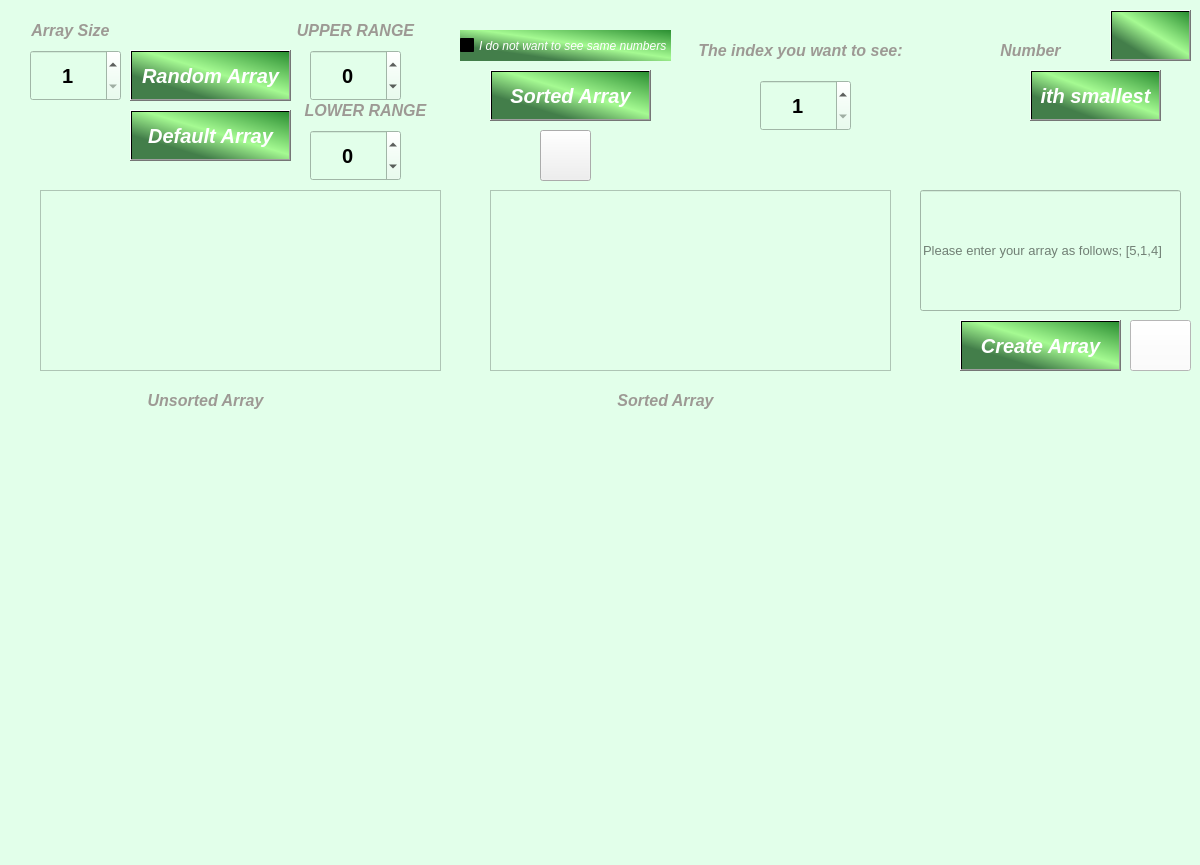
<?xml version="1.0" encoding="UTF-8"?>
<ui version="4.0">
 <class>MainWindow</class>
 <widget class="QMainWindow" name="MainWindow">
  <property name="geometry">
   <rect>
    <x>0</x>
    <y>0</y>
    <width>1200</width>
    <height>865</height>
   </rect>
  </property>
  <property name="font">
   <font>
    <pointsize>12</pointsize>
   </font>
  </property>
  <property name="windowTitle">
   <string>MainWindow</string>
  </property>
  <property name="styleSheet">
   <string notr="true">#MainWindow{background-color: rgb(226, 255, 234);}</string>
  </property>
  <widget class="QWidget" name="centralwidget">
   <widget class="QTextEdit" name="textEdit">
    <property name="geometry">
     <rect>
      <x>40</x>
      <y>190</y>
      <width>401</width>
      <height>181</height>
     </rect>
    </property>
    <property name="font">
     <font>
      <pointsize>15</pointsize>
      <weight>50</weight>
      <italic>true</italic>
      <bold>false</bold>
     </font>
    </property>
    <property name="styleSheet">
     <string notr="true">background-color: rgb(226, 255, 234);</string>
    </property>
    <property name="readOnly">
     <bool>true</bool>
    </property>
   </widget>
   <widget class="QSpinBox" name="spinBox_3">
    <property name="geometry">
     <rect>
      <x>760</x>
      <y>80</y>
      <width>91</width>
      <height>51</height>
     </rect>
    </property>
    <property name="font">
     <font>
      <pointsize>15</pointsize>
      <weight>75</weight>
      <bold>true</bold>
     </font>
    </property>
    <property name="styleSheet">
     <string notr="true">background-color: rgb(226, 255, 234);</string>
    </property>
    <property name="alignment">
     <set>Qt::AlignCenter</set>
    </property>
    <property name="minimum">
     <number>1</number>
    </property>
    <property name="maximum">
     <number>250</number>
    </property>
   </widget>
   <widget class="QLabel" name="label_2">
    <property name="geometry">
     <rect>
      <x>680</x>
      <y>20</y>
      <width>241</width>
      <height>61</height>
     </rect>
    </property>
    <property name="font">
     <font>
      <pointsize>12</pointsize>
      <weight>75</weight>
      <italic>true</italic>
      <bold>true</bold>
     </font>
    </property>
    <property name="styleSheet">
     <string notr="true">color: rgb(157, 153, 148);</string>
    </property>
    <property name="text">
     <string>The index you want to see:</string>
    </property>
    <property name="alignment">
     <set>Qt::AlignCenter</set>
    </property>
   </widget>
   <widget class="QPushButton" name="pushButton_index">
    <property name="geometry">
     <rect>
      <x>1030</x>
      <y>70</y>
      <width>131</width>
      <height>51</height>
     </rect>
    </property>
    <property name="font">
     <font>
      <pointsize>15</pointsize>
      <weight>75</weight>
      <italic>true</italic>
      <bold>true</bold>
     </font>
    </property>
    <property name="styleSheet">
     <string notr="true">color: rgb(255, 255, 255);
background-color: qlineargradient(spread:pad, x1:1, y1:0, x2:0, y2:1, stop:0 rgba(42, 142, 49, 255), stop:0.454545 rgba(165, 250, 146, 255), stop:0.75 rgba(67, 126, 74, 255));</string>
    </property>
    <property name="text">
     <string>ith smallest</string>
    </property>
   </widget>
   <widget class="QPushButton" name="pushButton_array">
    <property name="geometry">
     <rect>
      <x>130</x>
      <y>50</y>
      <width>161</width>
      <height>51</height>
     </rect>
    </property>
    <property name="font">
     <font>
      <pointsize>15</pointsize>
      <weight>75</weight>
      <italic>true</italic>
      <bold>true</bold>
     </font>
    </property>
    <property name="styleSheet">
     <string notr="true">color: rgb(255, 255, 255);
background-color: qlineargradient(spread:pad, x1:1, y1:0, x2:0, y2:1, stop:0 rgba(42, 142, 49, 255), stop:0.454545 rgba(165, 250, 146, 255), stop:0.75 rgba(67, 126, 74, 255));</string>
    </property>
    <property name="text">
     <string>Random Array</string>
    </property>
   </widget>
   <widget class="QSpinBox" name="spinBox">
    <property name="geometry">
     <rect>
      <x>30</x>
      <y>50</y>
      <width>91</width>
      <height>51</height>
     </rect>
    </property>
    <property name="font">
     <font>
      <pointsize>15</pointsize>
      <weight>75</weight>
      <bold>true</bold>
     </font>
    </property>
    <property name="styleSheet">
     <string notr="true">background-color: rgb(226, 255, 234);</string>
    </property>
    <property name="alignment">
     <set>Qt::AlignCenter</set>
    </property>
    <property name="minimum">
     <number>1</number>
    </property>
    <property name="maximum">
     <number>250</number>
    </property>
   </widget>
   <widget class="QLabel" name="label_3">
    <property name="geometry">
     <rect>
      <x>0</x>
      <y>10</y>
      <width>141</width>
      <height>41</height>
     </rect>
    </property>
    <property name="font">
     <font>
      <pointsize>12</pointsize>
      <weight>75</weight>
      <italic>true</italic>
      <bold>true</bold>
     </font>
    </property>
    <property name="styleSheet">
     <string notr="true">color: rgb(157, 153, 148);</string>
    </property>
    <property name="text">
     <string>Array Size</string>
    </property>
    <property name="alignment">
     <set>Qt::AlignCenter</set>
    </property>
   </widget>
   <widget class="QLabel" name="label_4">
    <property name="geometry">
     <rect>
      <x>290</x>
      <y>10</y>
      <width>131</width>
      <height>41</height>
     </rect>
    </property>
    <property name="font">
     <font>
      <pointsize>12</pointsize>
      <weight>75</weight>
      <italic>true</italic>
      <bold>true</bold>
     </font>
    </property>
    <property name="styleSheet">
     <string notr="true">color: rgb(157, 153, 148);</string>
    </property>
    <property name="text">
     <string>UPPER RANGE</string>
    </property>
    <property name="alignment">
     <set>Qt::AlignCenter</set>
    </property>
   </widget>
   <widget class="QSpinBox" name="spinBox_2">
    <property name="geometry">
     <rect>
      <x>310</x>
      <y>50</y>
      <width>91</width>
      <height>51</height>
     </rect>
    </property>
    <property name="font">
     <font>
      <pointsize>15</pointsize>
      <weight>75</weight>
      <bold>true</bold>
     </font>
    </property>
    <property name="styleSheet">
     <string notr="true">background-color: rgb(226, 255, 234);</string>
    </property>
    <property name="alignment">
     <set>Qt::AlignCenter</set>
    </property>
    <property name="minimum">
     <number>-200</number>
    </property>
    <property name="maximum">
     <number>10000</number>
    </property>
   </widget>
   <widget class="QLabel" name="label_5">
    <property name="geometry">
     <rect>
      <x>910</x>
      <y>20</y>
      <width>241</width>
      <height>61</height>
     </rect>
    </property>
    <property name="font">
     <font>
      <pointsize>12</pointsize>
      <weight>75</weight>
      <italic>true</italic>
      <bold>true</bold>
     </font>
    </property>
    <property name="styleSheet">
     <string notr="true">color: rgb(157, 153, 148);</string>
    </property>
    <property name="text">
     <string>Number</string>
    </property>
    <property name="alignment">
     <set>Qt::AlignCenter</set>
    </property>
   </widget>
   <widget class="QTextEdit" name="textEdit_3">
    <property name="geometry">
     <rect>
      <x>490</x>
      <y>190</y>
      <width>401</width>
      <height>181</height>
     </rect>
    </property>
    <property name="font">
     <font>
      <pointsize>15</pointsize>
      <weight>50</weight>
      <italic>true</italic>
      <bold>false</bold>
     </font>
    </property>
    <property name="styleSheet">
     <string notr="true">background-color: rgb(226, 255, 234);</string>
    </property>
    <property name="readOnly">
     <bool>true</bool>
    </property>
   </widget>
   <widget class="QLabel" name="label_6">
    <property name="geometry">
     <rect>
      <x>80</x>
      <y>380</y>
      <width>251</width>
      <height>41</height>
     </rect>
    </property>
    <property name="font">
     <font>
      <pointsize>12</pointsize>
      <weight>75</weight>
      <italic>true</italic>
      <bold>true</bold>
     </font>
    </property>
    <property name="styleSheet">
     <string notr="true">color: rgb(157, 153, 148);</string>
    </property>
    <property name="text">
     <string>Unsorted Array</string>
    </property>
    <property name="alignment">
     <set>Qt::AlignCenter</set>
    </property>
   </widget>
   <widget class="QLabel" name="label_7">
    <property name="geometry">
     <rect>
      <x>540</x>
      <y>380</y>
      <width>251</width>
      <height>41</height>
     </rect>
    </property>
    <property name="font">
     <font>
      <pointsize>12</pointsize>
      <weight>75</weight>
      <italic>true</italic>
      <bold>true</bold>
     </font>
    </property>
    <property name="styleSheet">
     <string notr="true">color: rgb(157, 153, 148);</string>
    </property>
    <property name="text">
     <string>Sorted Array</string>
    </property>
    <property name="alignment">
     <set>Qt::AlignCenter</set>
    </property>
   </widget>
   <widget class="QPushButton" name="pushButton_array_3">
    <property name="geometry">
     <rect>
      <x>960</x>
      <y>320</y>
      <width>161</width>
      <height>51</height>
     </rect>
    </property>
    <property name="font">
     <font>
      <pointsize>15</pointsize>
      <weight>75</weight>
      <italic>true</italic>
      <bold>true</bold>
     </font>
    </property>
    <property name="styleSheet">
     <string notr="true">color: rgb(255, 255, 255);
background-color: qlineargradient(spread:pad, x1:1, y1:0, x2:0, y2:1, stop:0 rgba(42, 142, 49, 255), stop:0.454545 rgba(165, 250, 146, 255), stop:0.75 rgba(67, 126, 74, 255));</string>
    </property>
    <property name="text">
     <string>Create Array</string>
    </property>
   </widget>
   <widget class="QLineEdit" name="lineEdit">
    <property name="geometry">
     <rect>
      <x>920</x>
      <y>190</y>
      <width>261</width>
      <height>121</height>
     </rect>
    </property>
    <property name="font">
     <font>
      <pointsize>10</pointsize>
     </font>
    </property>
    <property name="styleSheet">
     <string notr="true">background-color: rgb(226, 255, 234);</string>
    </property>
    <property name="text">
     <string/>
    </property>
    <property name="placeholderText">
     <string>Please enter your array as follows; [5,1,4]</string>
    </property>
   </widget>
   <widget class="graph" name="graph" native="true">
    <property name="geometry">
     <rect>
      <x>60</x>
      <y>410</y>
      <width>1101</width>
      <height>391</height>
     </rect>
    </property>
    <widget class="QLabel" name="label">
     <property name="geometry">
      <rect>
       <x>160</x>
       <y>60</y>
       <width>791</width>
       <height>271</height>
      </rect>
     </property>
     <property name="font">
      <font>
       <pointsize>12</pointsize>
      </font>
     </property>
     <property name="text">
      <string/>
     </property>
     <property name="alignment">
      <set>Qt::AlignCenter</set>
     </property>
    </widget>
   </widget>
   <widget class="QPushButton" name="pushButton_array_4">
    <property name="geometry">
     <rect>
      <x>490</x>
      <y>70</y>
      <width>161</width>
      <height>51</height>
     </rect>
    </property>
    <property name="font">
     <font>
      <pointsize>15</pointsize>
      <weight>75</weight>
      <italic>true</italic>
      <bold>true</bold>
     </font>
    </property>
    <property name="styleSheet">
     <string notr="true">color: rgb(255, 255, 255);
background-color: qlineargradient(spread:pad, x1:1, y1:0, x2:0, y2:1, stop:0 rgba(42, 142, 49, 255), stop:0.454545 rgba(165, 250, 146, 255), stop:0.75 rgba(67, 126, 74, 255));</string>
    </property>
    <property name="text">
     <string>Sorted Array</string>
    </property>
   </widget>
   <widget class="QLabel" name="textEdit_2">
    <property name="geometry">
     <rect>
      <x>930</x>
      <y>70</y>
      <width>81</width>
      <height>51</height>
     </rect>
    </property>
    <property name="font">
     <font>
      <pointsize>15</pointsize>
      <weight>75</weight>
      <bold>true</bold>
     </font>
    </property>
    <property name="text">
     <string/>
    </property>
    <property name="alignment">
     <set>Qt::AlignCenter</set>
    </property>
   </widget>
   <widget class="QPushButton" name="pushButton_array_5">
    <property name="geometry">
     <rect>
      <x>1110</x>
      <y>10</y>
      <width>81</width>
      <height>51</height>
     </rect>
    </property>
    <property name="font">
     <font>
      <pointsize>12</pointsize>
      <weight>75</weight>
      <bold>true</bold>
     </font>
    </property>
    <property name="styleSheet">
     <string notr="true">background-color: qlineargradient(spread:pad, x1:1, y1:0, x2:0, y2:1, stop:0 rgba(42, 142, 49, 255), stop:0.454545 rgba(165, 250, 146, 255), stop:0.75 rgba(67, 126, 74, 255));</string>
    </property>
    <property name="text">
     <string/>
    </property>
    <property name="icon">
     <iconset resource="icons.qrc">
      <normaloff>:/icons/icons/25694 (1).png</normaloff>:/icons/icons/25694 (1).png</iconset>
    </property>
    <property name="iconSize">
     <size>
      <width>100</width>
      <height>50</height>
     </size>
    </property>
   </widget>
   <widget class="QPushButton" name="pushButton_array_2">
    <property name="geometry">
     <rect>
      <x>1130</x>
      <y>320</y>
      <width>61</width>
      <height>51</height>
     </rect>
    </property>
    <property name="cursor">
     <cursorShape>OpenHandCursor</cursorShape>
    </property>
    <property name="styleSheet">
     <string notr="true">background-color: rgb(255, 255, 255);</string>
    </property>
    <property name="text">
     <string/>
    </property>
    <property name="icon">
     <iconset resource="icons.qrc">
      <normaloff>:/icons/icons/img_185728.png</normaloff>:/icons/icons/img_185728.png</iconset>
    </property>
    <property name="iconSize">
     <size>
      <width>80</width>
      <height>45</height>
     </size>
    </property>
   </widget>
   <widget class="QPushButton" name="pushButton_array_6">
    <property name="geometry">
     <rect>
      <x>130</x>
      <y>110</y>
      <width>161</width>
      <height>51</height>
     </rect>
    </property>
    <property name="font">
     <font>
      <pointsize>15</pointsize>
      <weight>75</weight>
      <italic>true</italic>
      <bold>true</bold>
     </font>
    </property>
    <property name="styleSheet">
     <string notr="true">color: rgb(255, 255, 255);
background-color: qlineargradient(spread:pad, x1:1, y1:0, x2:0, y2:1, stop:0 rgba(42, 142, 49, 255), stop:0.454545 rgba(165, 250, 146, 255), stop:0.75 rgba(67, 126, 74, 255));</string>
    </property>
    <property name="text">
     <string>Default Array</string>
    </property>
   </widget>
   <widget class="QPushButton" name="pushButton">
    <property name="geometry">
     <rect>
      <x>540</x>
      <y>130</y>
      <width>51</width>
      <height>51</height>
     </rect>
    </property>
    <property name="text">
     <string/>
    </property>
    <property name="icon">
     <iconset resource="icons.qrc">
      <normaloff>:/icons/icons/Excel-Icon.png</normaloff>:/icons/icons/Excel-Icon.png</iconset>
    </property>
    <property name="iconSize">
     <size>
      <width>75</width>
      <height>50</height>
     </size>
    </property>
   </widget>
   <widget class="QCheckBox" name="checkBox_2">
    <property name="geometry">
     <rect>
      <x>460</x>
      <y>30</y>
      <width>211</width>
      <height>31</height>
     </rect>
    </property>
    <property name="font">
     <font>
      <weight>50</weight>
      <italic>true</italic>
      <bold>false</bold>
     </font>
    </property>
    <property name="cursor">
     <cursorShape>ArrowCursor</cursorShape>
    </property>
    <property name="styleSheet">
     <string notr="true">color: rgb(255, 255, 255);
background-color: qlineargradient(spread:pad, x1:1, y1:0, x2:0, y2:1, stop:0 rgba(42, 142, 49, 255), stop:0.454545 rgba(165, 250, 146, 255), stop:0.75 rgba(67, 126, 74, 255));</string>
    </property>
    <property name="text">
     <string>I do not want to see same numbers</string>
    </property>
   </widget>
   <widget class="QSpinBox" name="spinBox_4">
    <property name="geometry">
     <rect>
      <x>310</x>
      <y>130</y>
      <width>91</width>
      <height>51</height>
     </rect>
    </property>
    <property name="font">
     <font>
      <pointsize>15</pointsize>
      <weight>75</weight>
      <bold>true</bold>
     </font>
    </property>
    <property name="styleSheet">
     <string notr="true">background-color: rgb(226, 255, 234);</string>
    </property>
    <property name="alignment">
     <set>Qt::AlignCenter</set>
    </property>
    <property name="minimum">
     <number>-200</number>
    </property>
    <property name="maximum">
     <number>10000</number>
    </property>
   </widget>
   <widget class="QLabel" name="label_8">
    <property name="geometry">
     <rect>
      <x>300</x>
      <y>90</y>
      <width>131</width>
      <height>41</height>
     </rect>
    </property>
    <property name="font">
     <font>
      <pointsize>12</pointsize>
      <weight>75</weight>
      <italic>true</italic>
      <bold>true</bold>
     </font>
    </property>
    <property name="styleSheet">
     <string notr="true">color: rgb(157, 153, 148);</string>
    </property>
    <property name="text">
     <string>LOWER RANGE</string>
    </property>
    <property name="alignment">
     <set>Qt::AlignCenter</set>
    </property>
   </widget>
  </widget>
 </widget>
 <customwidgets>
  <customwidget>
   <class>graph</class>
   <extends>QWidget</extends>
   <header>graph.h</header>
   <container>1</container>
  </customwidget>
 </customwidgets>
 <resources>
  <include location="icons.qrc"/>
 </resources>
 <connections/>
</ui>
